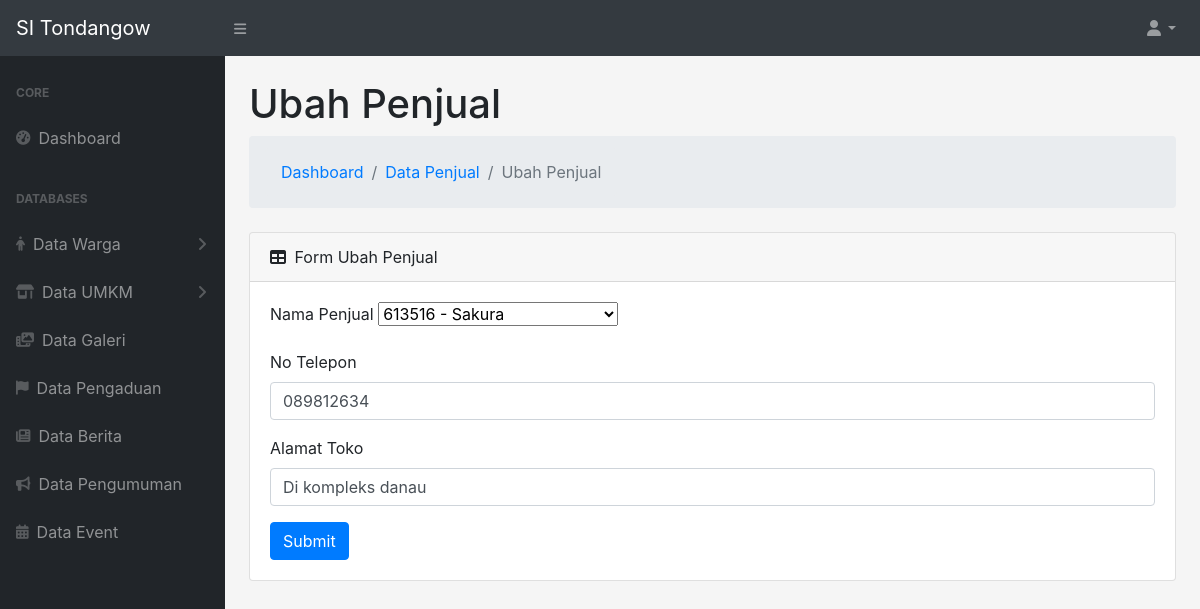
Page /models/ubahPenjual.php?id=3 on the committed database.
### tables this page shows
CREATE TABLE `penduduk` (
  `id` int(11) NOT NULL,
  `no_kk` int(255) NOT NULL,
  `nik` varchar(255) NOT NULL,
  `nama` varchar(255) NOT NULL,
  `tanggal_lahir` date NOT NULL,
  `jenis_kelamin` varchar(255) NOT NULL,
  `agama` varchar(255) NOT NULL,
  `pekerjaan` varchar(255) NOT NULL,
  `alamat_lengkap` varchar(255) NOT NULL
);

CREATE TABLE `penjual` (
  `id_penjual` int(11) NOT NULL,
  `nama_penjual` int(20) NOT NULL,
  `no_telepon` varchar(255) NOT NULL,
  `alamat_toko` varchar(255) NOT NULL
);

### functions/general.php (called while the page is built, shortened)
<?php
require_once 'dbconnect.php';
function query($query)
{
    global $dbconnect;
    $result = mysqli_query($dbconnect, $query);
    $rows = [];
    while ($row = mysqli_fetch_assoc($result)) {
        $rows[] = $row;
    }
    return $rows;
}
?>

### models/ubahPenjual.php (the view, shortened to what this page needs)
<?php
include '../templates/header.php';
$pageName = 'Ubah Penjual';
$queryPenjual=query("SELECT * FROM penjual INNER JOIN penduduk ON penjual.nama_penjual=penduduk.id")[0];
?>
<div id="layoutSidenav_content">
    <main>
        <div class="container-fluid">
            <h1 class="mt-4"><?= $pageName ?></h1>
            <ol class="breadcrumb mb-4">
                <ol class="breadcrumb mb-0">
                    <li class="breadcrumb-item"><a href="../index.php">Dashboard</a></li>
                    <li class="breadcrumb-item"><a href="../controllers/dataPenjual.php">Data Penjual</a></li>
                    <li class="breadcrumb-item active"><?= $pageName ?></li>
                </ol>
            </ol>
            <div class="card mb-4">
                <div class="card-header">
                    <div>
                        <i class="fas fa-table mr-1 position-relative"></i>
                        Form <?= $pageName ?>
                    </div>
                </div>
                <div class="card-body">
                    <form name="form" id="form" action="#" method="post" enctype="multipart/form-data">
                        <div class="form-group">
                            <label for="nama_penjual">Nama Penjual</label>
                            <select name="nama_penjual" id="selectize" class="form-select" required>
                                <option value="<?=$queryPenjual['nama_penjual']?>" selected><?=$queryPenjual['nik']?> - <?=$queryPenjual['nama']?></option>
                            </select>
                        </div>
                        <div class="form-group">
                            <label for="no_telepon">No Telepon</label>
                            <input value="<?=$queryPenjual['no_telepon']?>" name="no_telepon" id="no_telepon" autocomplete="off" type="number" class="form-control" placeholder="..." required>
                        </div>
                        <div class="form-group">
                            <label for="alamat_toko">Alamat Toko</label>
                            <input value="<?=$queryPenjual['alamat_toko']?>" name="alamat_toko" id="lokasi" autocomplete="off" type="text" class="form-control" placeholder="..." required>
                        </div>
                        <button name="submit" id="submit" type="submit" class="btn btn-primary">Submit</button>
                    </form>
                </div>
            </div>
        </div>
    </main>
</div>
</div>
<?php include '../templates/footer.php'; ?>

### rows in the picture
penduduk: nama_penjual "613516 - Sakura"
penjual: no_telepon "089812634", alamat_toko "Di kompleks danau"

### other values in the picture
$pageName "Ubah Penjual"
